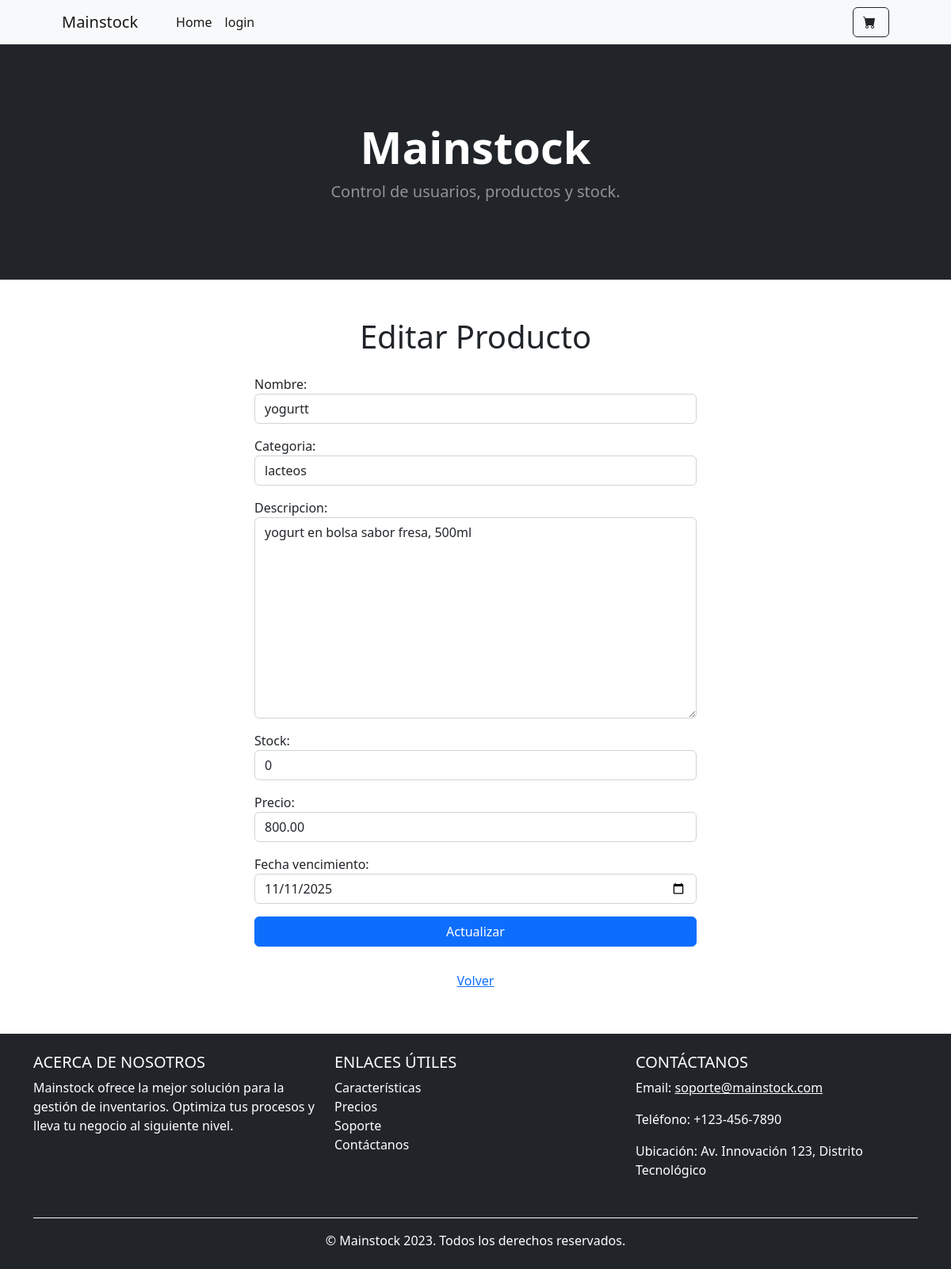
/crud/15/editar/ (signed in), run on the app's committed database.
### crud/models.py (models this page shows, shortened)
class Producto(models.Model):
    nombre = models.CharField(max_length=100)
    categoria = models.CharField(max_length=50)
    descripcion = models.TextField(blank=True, null=True)
    stock = models.PositiveIntegerField(default=0)
    precio = models.DecimalField(max_digits=10, decimal_places=2)
    fecha_vencimiento = models.DateField(blank=True, null=True)

### crud/views.py (the view, shortened to what this page needs)
# urls.py: path('<int:pk>/editar/', ProductoUpdateView.as_view(), name='producto_update'),
class ProductoUpdateView(RoleRequiredMixin, UpdateView):
    model = Producto
    form_class = ProductoForm
    template_name = 'usuarios/producto_form.html'
    required_role = ['supervisor', 'admin']

### crud/forms.py
class ProductoForm(forms.ModelForm):
    class Meta:
        model = Producto
        fields = ['nombre', 'categoria', 'descripcion', 'stock', 'precio', 'fecha_vencimiento']
    nombre = forms.CharField(widget=forms.TextInput(attrs={'class': 'form-control'}))
    categoria = forms.CharField(widget=forms.TextInput(attrs={'class': 'form-control'}))
    descripcion = forms.CharField(widget=forms.Textarea(attrs={'class': 'form-control'}))
    stock = forms.IntegerField(widget=forms.NumberInput(attrs={'class': 'form-control'}))
    precio = forms.DecimalField(widget=forms.NumberInput(attrs={'class': 'form-control'}))
    fecha_vencimiento = forms.DateField(widget=forms.DateInput(attrs={'class': 'form-control', 'type': 'date'}))

### crud/mixins.py (called while the page is built)
    def dispatch(self, request, *args, **kwargs):
        if self.required_role:
            roles_permitidos = self.required_role.split(', ') if isinstance(self.required_role, str) else self.required_role
            if request.user.role not in roles_permitidos:
                raise PermissionDenied
        return super().dispatch(request, *args, **kwargs)

### usuarios/templates/usuarios/producto_form.html (shortened to what this page needs)
{% extends 'core/base.html' %}
{% block content %}
    <h1 class="text-center mb-4">{% if form.instance.pk %}Editar{% else %}Crear{% endif %} Producto</h1>
    <form method="post" class="w-50 mx-auto">
        {{ form.as_p }}
        <button type="submit" class="btn btn-primary w-100">{% if form.instance.pk %}Actualizar{% else %}Crear{% endif %}</button>
    </form>
    <a href="javascript:history.back()" class="btn btn-link mt-4 d-block text-center">Volver</a>
{% endblock %}

### data on the page
Producto: nombre "yogurtt", categoria "lacteos", descripcion "yogurt en bolsa sabor fresa, 500ml", stock "0", precio "800.00", fecha_vencimiento "11/11/2025"
